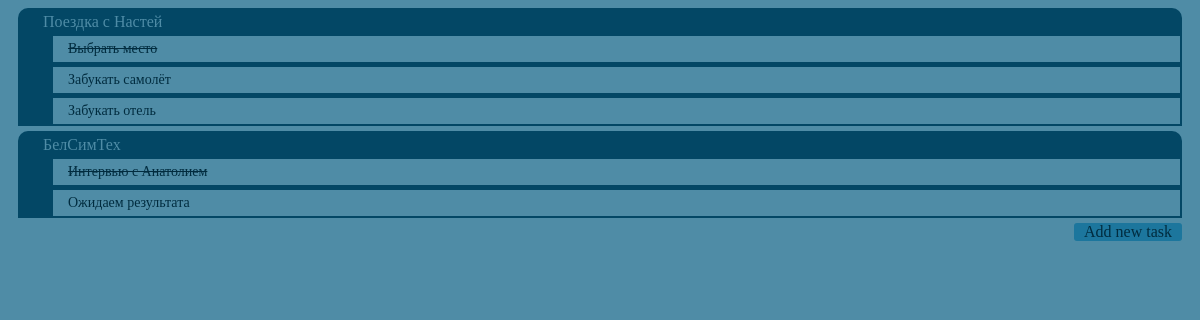
Before: /taskmanager/ with the older database file.
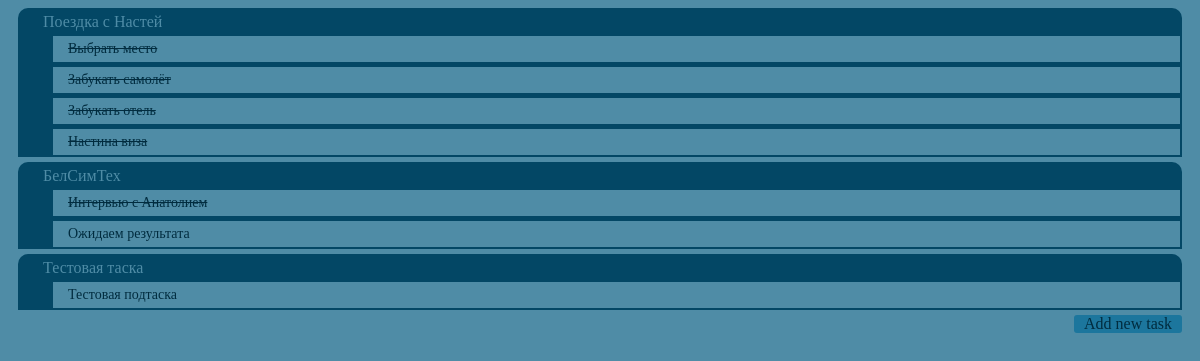
After: the same page with the newer database file.
### taskmanager/models.py (models this page shows, shortened)
class Task(models.Model):
	parent 			= models.ForeignKey('self', null=True, blank=True)
	name 			= models.CharField(max_length=200)
	description 	= models.TextField(max_length=1024)
	create_date 	= models.DateTimeField('creation date')
	due_date 		= models.DateTimeField('due date', blank=True, null=True)
	done_date 		= models.DateTimeField('done date', blank=True, null=True)
	done 			= models.BooleanField(default=False)

### taskmanager/views.py (the view)
def index(request):
	tasks = Task.objects.order_by('-create_date').reverse()
	context = { 'tasks':tasks }
	return render(request, 'taskmanager/index.html', context)

### taskmanager/templates/taskmanager/index.html (shortened to what this page needs)
{%load staticfiles %}
<!DOCTYPE html>
<html>
	<head>
		<link rel="stylesheet" type="text/css" href="{% static 'taskmanager/style.css'%}" />
	</head>
	<body>
		{% if tasks %}
			{% for task in tasks %}
				{% if task.parent.name == 'root' %}
					<div id='task_button' {% if task.done %} id='task_done' {% endif %}>
						<div id='task_label' onclick="location.href='/taskmanager/{{task.id}}/'"> {{task.name}} </div>
						{% if not task.done %}
							{% for child in task.task_set.all %}
								<div id='subtask_container'>
									{% if child.done %} <strike> {% endif %}
									<div id='subtask_button' onclick="location.href='/taskmanager/{{child.id}}/'; ">  {{ child.name }}  </div>
									{% if child.done %} </strike> {% endif %}
								</div>
							{% endfor %}
						{% endif %}
					</div>
				{% endif %}
			{% endfor %}
		{% else %}
			<p> No tasks. Seems that you're a free man </p>
		{% endif %}
		<div id='button' onclick="location.href='/taskmanager/new_task/1/'"> Add new task </div>
	</body>
</html>

### taskmanager/static/taskmanager/style.css (style rules this page uses)
body { background-color: #4F8CA6; }
#task_label { display:inline; }
#subtask_button { display: inline; }
#task_button, #task_container, #comment_container { font-family: ubuntu; font-size: 16px; margin-left: 10px; margin-right: 10px; margin-top: 5px; margin-bottom: 5px; padding: 5px; padding-left: 25px; padding-bottom: 1px; padding-right: 2px; background-color: #034765; color: #4F8CA6; border-radius: 10px; border-bottom-left-radius: 0px; border-bottom-right-radius: 0px; border-width: 3px; border-style: none; border-color: #A3A3A3; list-style: none; display: block; }
#subtask_container { font-family: ubuntu; font-size: 14px; background-color: #4F8CA6; color: #012C3F; margin-left: 10px; margin-top: 5px; margin-bottom: 1px; padding-left: 15px; padding-bottom: 5px; padding-top: 5px; padding-bottom: 5px; display: block; }
#button, #left_button { border-radius: 3px; background-color: #1C769D; color: #012C3F; margin-right: 10px; margin-bottom: 5px; padding-left: 10px; padding-right: 10px; text-align:right; float: right; display:inline; }

Changed rows visible on the page:
changed Task "Забукать самолёт": done False → True (drawn)
changed Task "Забукать отель": done False → True (drawn)
added Task: name "Настина виза", shown under "Поездка с Настей"
added Task: name "Тестовая таска"
added Task: name "Тестовая подтаска", shown under "Тестовая таска"
